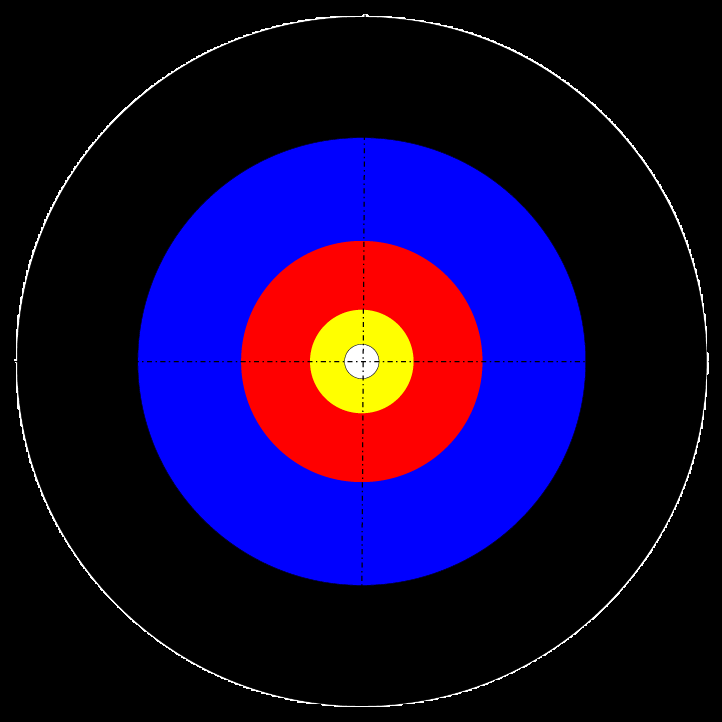
#> input picture Tests/target detector v2/target_area.png, 722 x 722 px, given in place of the camera
$ python test.py
#> lines starting #> are read from the running program, lines starting #| are printed output that depends on the picture; after the words box and inside, x2 and y2 are one past the last pixel; in counts of white or black regions, pixels touching at a corner belong together
import cv2
import numpy as np
import time
from queue import Queue

target_offset_queue = Queue()

def detector(fps_limit=15, width=640, height=480, debug=True):
    """Capture video frames, detect blue objects, and compute their displacement from the center.

    Args:
        fps_limit (int): Frame rate limit for video capture.
        width (int): Width of the video frame.
        height (int): Height of the video frame.
        debug (bool): Flag to activate debugging mode which shows output frames.
    """
#> called with fps_limit = 15, width = 640, height = 480, debug = True
    cap = cv2.VideoCapture(0)
    cap.set(cv2.CAP_PROP_FRAME_WIDTH, width)
    cap.set(cv2.CAP_PROP_FRAME_HEIGHT, height)
    cap.set(cv2.CAP_PROP_FPS, fps_limit)

    # Calculate 10% of the frame's area
    min_area = 0.05 * width * height

    while True:
        _, frame = cap.read()
#> frame is the input picture: shape (722, 722, 3); mean B, G, R 56.8, 6, 24.2
        hsv_frame = cv2.cvtColor(frame, cv2.COLOR_BGR2HSV)
#> hsv_frame: shape (722, 722, 3); mean H, S, V 26.5, 76.9, 78.5

        # Define blue color range
        low_blue = np.array([94, 80, 2])
        high_blue = np.array([126, 255, 255])
        blue_mask = cv2.inRange(hsv_frame, low_blue, high_blue)
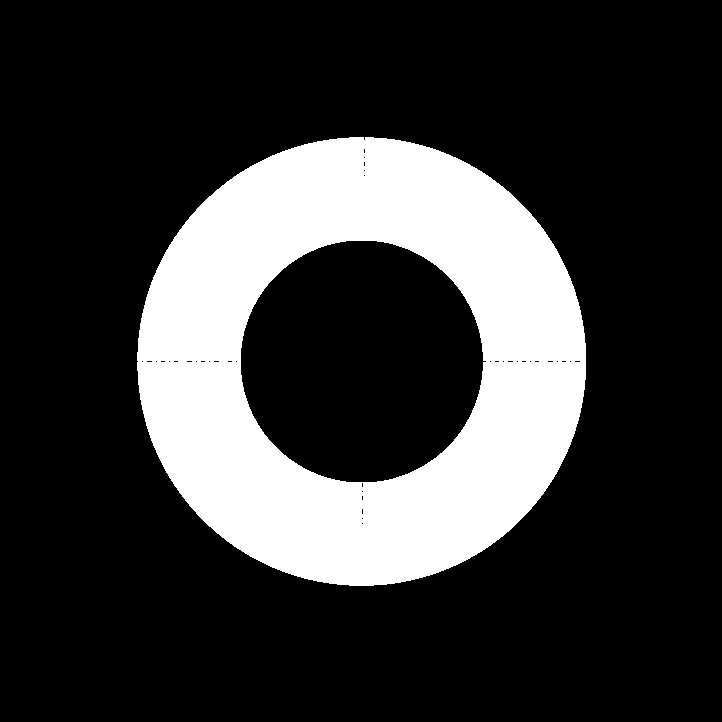
#> blue_mask: shape (722, 722); 21.5% white; 1 white region
        blue = cv2.bitwise_and(frame, frame, mask=blue_mask)
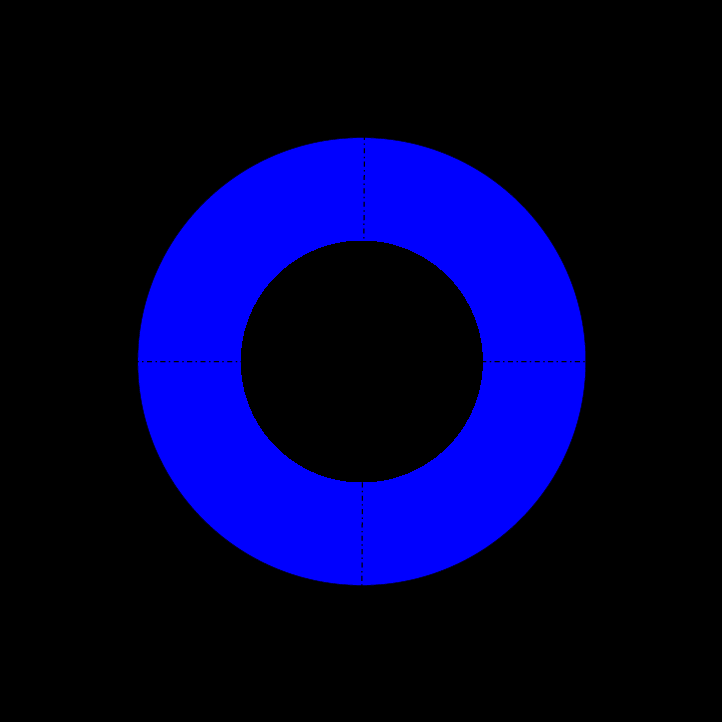
#> blue: shape (722, 722, 3); mean B, G, R 54.3, 0, 0

        median = cv2.medianBlur(blue, 15)

        # Find contours
        gray = cv2.cvtColor(median, cv2.COLOR_BGR2GRAY)
        contours, _ = cv2.findContours(gray, cv2.RETR_TREE, cv2.CHAIN_APPROX_SIMPLE)
#> contours = 2 contours; box (x1, y1, x2, y2) and area: (137, 137, 586, 586) 157738, (240, 240, 484, 483) 46300

        for contour in contours:
            if cv2.contourArea(contour) >= min_area:
                # Process the contour if it's large enough
                M = cv2.moments(contour)
                if M["m00"] != 0:
                    cX = int(M["m10"] / M["m00"])
                    cY = int(M["m01"] / M["m00"])
                else:
                    cX, cY = 0, 0

                center_frame_x = width // 2
                displacement_x = cX - center_frame_x
                target_offset_queue.put(-displacement_x)

                if debug:
                    cv2.putText(frame, f"Displacement: {displacement_x}px", (50, 50),
                                cv2.FONT_HERSHEY_SIMPLEX, 0.7, (0, 255, 0), 2)
                    cv2.drawContours(frame, [contour], -1, (0, 255, 0), 3)
                    cv2.circle(frame, (cX, cY), 7, (255, 255, 255), -1)
                    cv2.putText(frame, "center", (cX - 20, cY - 20),
                                cv2.FONT_HERSHEY_SIMPLEX, 0.5, (255, 255, 255), 2)
#> this loop made 2 passes
#> (cX, cY, center_frame_x, displacement_x) on passes 1 to 2: (361, 360, 320, 41), (361, 361, 320, 41)
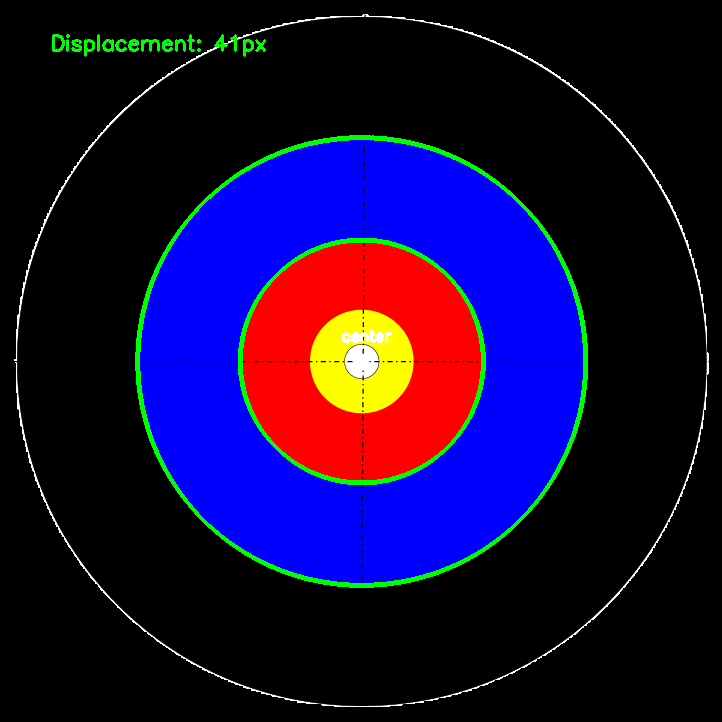
#> frame: shape (722, 722, 3); 2.24% of pixels changed, all inside (x1, y1, x2, y2) = (52, 34, 588, 588)

        if debug:
            cv2.imshow("Blue", median)
            cv2.imshow("Frame", frame)

        key = cv2.waitKey(1)
#> (key Esc is pressed here)
        if key == 27:  # Escape key
            break

        time.sleep(0.1)

    cap.release()
    if debug:
        cv2.destroyAllWindows()

detector()
